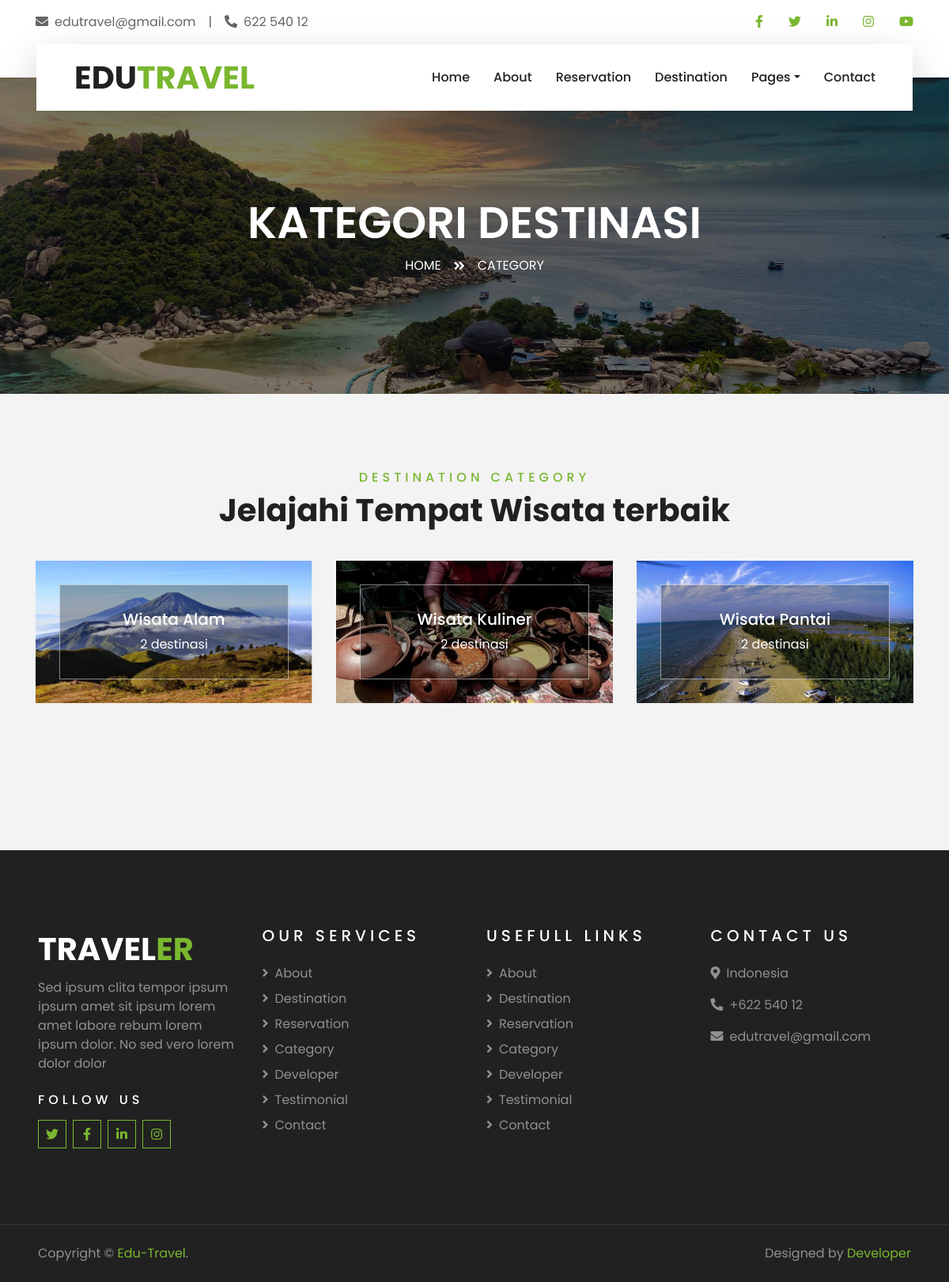
Screenshot of /travelling/main_page/category.php with the database file from the repository.
### tables this page shows
CREATE TABLE `destinasi` (
  `id_destinasi` int(11) NOT NULL,
  `nama_destinasi` varchar(100) NOT NULL,
  `gambar` text NOT NULL,
  `lokasi` varchar(250) NOT NULL,
  `harga` decimal(10,2) NOT NULL,
  `deskripsi` varchar(500) NOT NULL,
  `id_kategori` int(11) NOT NULL
);

CREATE TABLE `kategori` (
  `id_kategori` int(11) NOT NULL,
  `nama_kategori` varchar(100) NOT NULL,
  `gambar_kategori` text NOT NULL
);

### travelling/main_page/category.php (the view, shortened to what this page needs)
<!DOCTYPE html>
<html lang="en">
<head>
    <link href="https://cdnjs.cloudflare.com/ajax/libs/font-awesome/5.10.0/css/all.min.css" rel="stylesheet">
    <link href="lib/owlcarousel/assets/owl.carousel.min.css" rel="stylesheet">
    <link href="lib/tempusdominus/css/tempusdominus-bootstrap-4.min.css" rel="stylesheet" />
    <link href="css/style.css" rel="stylesheet">
</head>
<body>
    <div class="container-fluid bg-light pt-3 d-none d-lg-block">
        <div class="container">
            <div class="row">
                <div class="col-lg-6 text-center text-lg-left mb-2 mb-lg-0">
                    <div class="d-inline-flex align-items-center">
                        <p><i class="fa fa-envelope mr-2"></i>edutravel@gmail.com</p>
                        <p class="text-body px-3">|</p>
                        <p><i class="fa fa-phone-alt mr-2"></i>622 540 12</p>
                    </div>
                </div>
                <div class="col-lg-6 text-center text-lg-right">
                    <div class="d-inline-flex align-items-center">
                        <a class="text-primary px-3" href="https://www.facebook.com">
                            <i class="fab fa-facebook-f"></i>
                        </a>
                        <a class="text-primary px-3" href="https://www.twitter.com">
                            <i class="fab fa-twitter"></i>
                        </a>
                        <a class="text-primary px-3" href="https://www.linkedin.com">
                            <i class="fab fa-linkedin-in"></i>
                        </a>
                        <a class="text-primary px-3" href="https://www.instagram.com">
                            <i class="fab fa-instagram"></i>
                        </a>
                        <a class="text-primary pl-3" href="https://www.youtube.com">
                            <i class="fab fa-youtube"></i>
                        </a>
                    </div>
                </div>
            </div>
        </div>
    </div>
    <div class="container-fluid position-relative nav-bar p-0">
        <div class="container-lg position-relative p-0 px-lg-3" style="z-index: 9;">
            <nav class="navbar navbar-expand-lg bg-light navbar-light shadow-lg py-3 py-lg-0 pl-3 pl-lg-5">
                <a href="" class="navbar-brand">
                    <h1 class="m-0 text-primary"><span class="text-dark">EDU</span>TRAVEL</h1>
                </a>
                <div class="collapse navbar-collapse justify-content-between px-3" id="navbarCollapse">
                    <div class="navbar-nav ml-auto py-0">
                        <a href="index.php" class="nav-item nav-link">Home</a>
                        <a href="about.php" class="nav-item nav-link">About</a>
                        <a href="reservation.php" class="nav-item nav-link">Reservation</a>
                        <a href="destination.php" class="nav-item nav-link">Destination</a>
                        <div class="nav-item dropdown">
                            <a href="#" class="nav-link dropdown-toggle" data-toggle="dropdown">Pages</a>
                        </div>
                        <a href="contact.php" class="nav-item nav-link">Contact</a>
                    </div>
                </div>
            </nav>
        </div>
    </div>
    <div class="container-fluid page-header">
        <div class="container">
            <div class="d-flex flex-column align-items-center justify-content-center" style="min-height: 400px">
                <h3 class="display-4 text-white text-uppercase">Kategori Destinasi</h3>
                <div class="d-inline-flex text-white">
                    <p class="m-0 text-uppercase"><a class="text-white" href="">Home</a></p>
                    <i class="fa fa-angle-double-right pt-1 px-3"></i>
                    <p class="m-0 text-uppercase">Category</p>
                </div>
            </div>
        </div>
    </div>
    <div class="container-fluid py-5">
        <div class="container pt-5 pb-3">
            <div class="text-center mb-3 pb-3">
                <h6 class="text-primary text-uppercase" style="letter-spacing: 5px;">Destination Category</h6>
                <h1>Jelajahi Tempat Wisata terbaik</h1>
            </div>
            <div class="row">
                <?php
                    include '../koneksi.php';
                    $query = mysqli_query($koneksi, "SELECT *, COUNT(d.id_kategori) as jumlah FROM `kategori` as k JOIN `destinasi` as d ON k.id_kategori=d.id_kategori where k.id_kategori=k.id_kategori GROUP BY d.id_kategori;");
                ?>
                <?php
                    if(mysqli_num_rows($query)>0){
                    while($data = mysqli_fetch_array($query)){
                ?>
                <div class="col-lg-4 col-md-6 mb-4">
                    <div class="destination-item position-relative overflow-hidden mb-2">
                        <img class="img-fluid" src="<?php echo $data["gambar_kategori"] ?>" style="width:500px; height: 180px;">
                        <a class="destination-overlay text-white text-decoration-none" href="detail_kategori.php?id_kategori=<?php echo $data["id_kategori"] ?>">
                            <h5 class="text-white"></i><?php echo $data["nama_kategori"] ?></h5>
                            <span><?php echo $data["jumlah"] ?> destinasi</span>
                        </a>
                    </div>
                </div>
                <?php } ?>
                <?php } ?>
            </div>
        </div>
    </div>
    <div class="container-fluid bg-dark text-white-50 py-5 px-sm-3 px-lg-5" style="margin-top: 90px;">
        <div class="row pt-5">
            <div class="col-lg-3 col-md-6 mb-5">
                <a href="" class="navbar-brand">
                    <h1 class="text-primary"><span class="text-white">TRAVEL</span>ER</h1>
                </a>
                <p>Sed ipsum clita tempor ipsum ipsum amet sit ipsum lorem amet labore rebum lorem ipsum dolor. No sed vero lorem dolor dolor</p>
                <h6 class="text-white text-uppercase mt-4 mb-3" style="letter-spacing: 5px;">Follow Us</h6>
                <div class="d-flex justify-content-start">
                    <a class="btn btn-outline-primary btn-square mr-2" href="https://www.twitter.com"><i class="fab fa-twitter"></i></a>
                    <a class="btn btn-outline-primary btn-square mr-2" href="https://www.facebook.com"><i class="fab fa-facebook-f"></i></a>
                    <a class="btn btn-outline-primary btn-square mr-2" href="https://www.linkedin.com"><i class="fab fa-linkedin-in"></i></a>
                    <a class="btn btn-outline-primary btn-square" href="https://www.instagram.com"><i class="fab fa-instagram"></i></a>
                </div>
            </div>
            <div class="col-lg-3 col-md-6 mb-5">
                <h5 class="text-white text-uppercase mb-4" style="letter-spacing: 5px;">Our Services</h5>
                <div class="d-flex flex-column justify-content-start">
                    <a class="text-white-50 mb-2" href="about.php"><i class="fa fa-angle-right mr-2"></i>About</a>
                    <a class="text-white-50 mb-2" href="destination.php"><i class="fa fa-angle-right mr-2"></i>Destination</a>
                    <a class="text-white-50 mb-2" href="reservation.php"><i class="fa fa-angle-right mr-2"></i>Reservation</a>
                    <a class="text-white-50 mb-2" href="category.php"><i class="fa fa-angle-right mr-2"></i>Category</a>
                    <a class="text-white-50 mb-2" href="developer.php"><i class="fa fa-angle-right mr-2"></i>Developer</a>
                    <a class="text-white-50 mb-2" href="testimonial.php"><i class="fa fa-angle-right mr-2"></i>Testimonial</a>
                    <a class="text-white-50 mb-2" href="contact.php"><i class="fa fa-angle-right mr-2"></i>Contact</a>
                </div>
            </div>
            <div class="col-lg-3 col-md-6 mb-5">
                <h5 class="text-white text-uppercase mb-4" style="letter-spacing: 5px;">Usefull Links</h5>
                <div class="d-flex flex-column justify-content-start">
                    <a class="text-white-50 mb-2" href="about.php"><i class="fa fa-angle-right mr-2"></i>About</a>
                    <a class="text-white-50 mb-2" href="destination.php"><i class="fa fa-angle-right mr-2"></i>Destination</a>
                    <a class="text-white-50 mb-2" href="reservation.php"><i class="fa fa-angle-right mr-2"></i>Reservation</a>
                    <a class="text-white-50 mb-2" href="category.php"><i class="fa fa-angle-right mr-2"></i>Category</a>
                    <a class="text-white-50 mb-2" href="developer.php"><i class="fa fa-angle-right mr-2"></i>Developer</a>
                    <a class="text-white-50 mb-2" href="testimonial.php"><i class="fa fa-angle-right mr-2"></i>Testimonial</a>
                    <a class="text-white-50 mb-2" href="contact.php"><i class="fa fa-angle-right mr-2"></i>Contact</a>
                </div>
            </div>
            <div class="col-lg-3 col-md-6 mb-5">
                <h5 class="text-white text-uppercase mb-4" style="letter-spacing: 5px;">Contact Us</h5>
                <p><i class="fa fa-map-marker-alt mr-2"></i>Indonesia</p>
                <p><i class="fa fa-phone-alt mr-2"></i>+622 540 12</p>
                <p><i class="fa fa-envelope mr-2"></i>edutravel@gmail.com</p>
            </div>
        </div>
    </div>
    <div class="container-fluid bg-dark text-white border-top py-4 px-sm-3 px-md-5" style="border-color: rgba(256, 256, 256, .1) !important;">
        <div class="row">
            <div class="col-lg-6 text-center text-md-left mb-3 mb-md-0">
                <p class="m-0 text-white-50">Copyright &copy; <a href="index.php">Edu-Travel</a>.
                </p>
            </div>
            <div class="col-lg-6 text-center text-md-right">
                <p class="m-0 text-white-50">Designed by <a href="developer.php">Developer</a>
                </p>
            </div>
        </div>
    </div>
</body>
</html>

### rows the page displays
destinasi: id_kategori.gambar_kategori (picture), id_kategori.nama_kategori "Wisata Alam", jumlah "2"
destinasi: id_kategori.gambar_kategori (picture), id_kategori.nama_kategori "Wisata Kuliner", jumlah "2"
destinasi: id_kategori.gambar_kategori (picture), id_kategori.nama_kategori "Wisata Pantai", jumlah "2"
